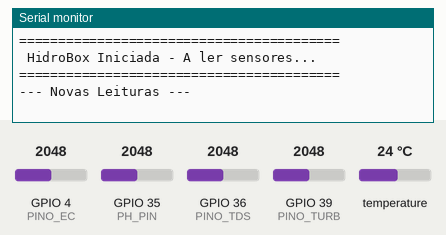
A sketch run on a simulated ESP32. Shown: the last lines printed to the serial monitor. The inputs (shaded band) are chosen by the test bench; at power-on: temperature 24 °C, GPIO 4 (PINO_EC) = 2048, GPIO 35 (PH_PIN) = 2048, GPIO 36 (PINO_TDS) = 2048, GPIO 39 (PINO_TURB) = 2048. EEPROM starts erased.

Above: at 1.2 s.
1.3 s: temperature set to 12 °C
At 1.98 s:
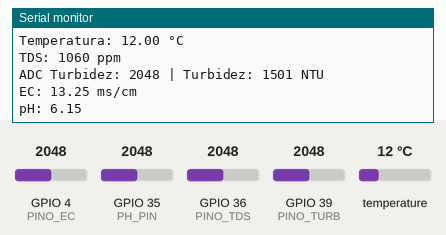
3.2 s: GPIO 4 (PINO_EC) set to 2866
At 4.5 s:
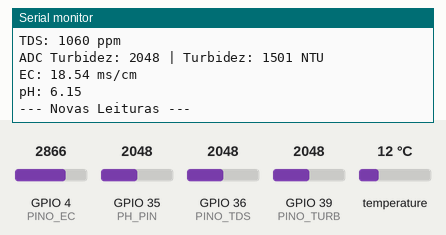
4.7 s: GPIO 35 (PH_PIN) set to 2866
At 5.6 s:
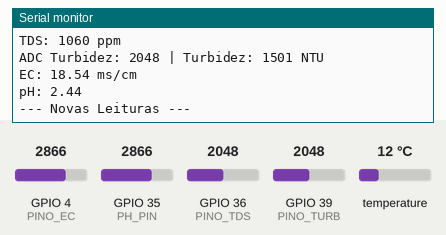
6.2 s: GPIO 36 (PINO_TDS) set to 2866
At 6.99 s:
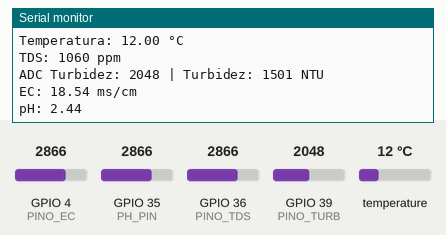
7.7 s: GPIO 39 (PINO_TURB) set to 2866
At 7.99 s:
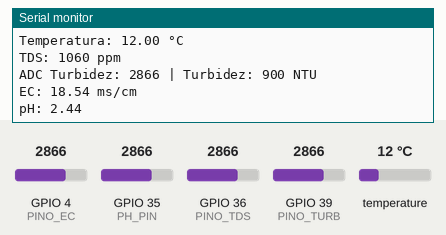
9.2 s: temperature set to 19 °C
At 10.7 s:
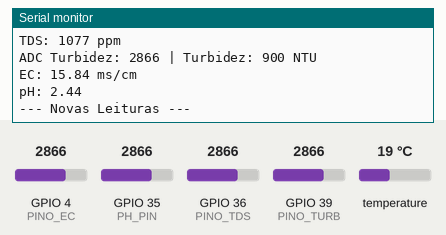
Timing chart, 0 to 11.7 s (numbered marks = the images above; inputs shaded):
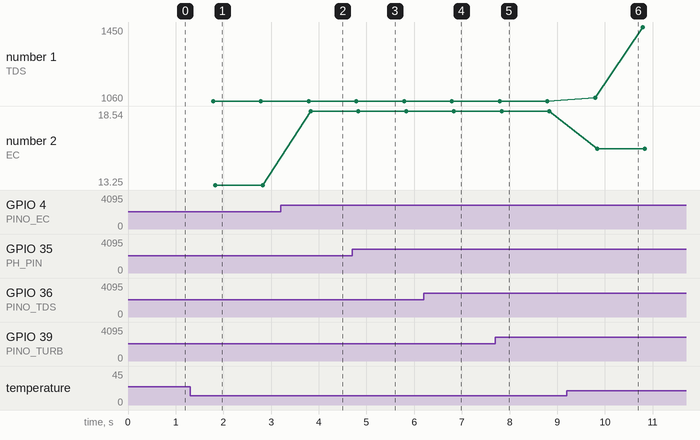

Measured:
- after the input at 1.3 s, the serial monitor: prints a new line after 0.49 s (image 1)
- after the input at 3.2 s, the serial monitor: prints a new line after 0.63 s (image 2)
- after the input at 4.7 s, the serial monitor: prints a new line after 0.13 s (image 3)
- after the input at 7.7 s, the serial monitor: prints a new line after 0.13 s (image 5)
- after the input at 9.2 s, the serial monitor: prints a new line after 0.59 s (image 6)
- plotted number 1: 1060 → 1450 after the input at 9.2 s
- plotted number 2: 13.25 → 18.54 after the input at 3.2 s, 18.54 → 15.84 after the input at 9.2 s

The sketch:

boiacompleto.ino
```cpp
#include <OneWire.h>
#include <DallasTemperature.h>
#include "Arduino.h"
#include "DFRobot_ESP_EC.h"
#include "DFRobot_ESP_PH.h"
#include <EEPROM.h>

// ====================================================================
// --- DEFINIÇÃO DOS PINOS ---
// ====================================================================
#define PINO_TEMP 14
#define PINO_TDS  36
#define PINO_TURB 39
#define PINO_EC   4
#define PH_PIN    35

// ====================================================================
// --- INSTÂNCIAS DOS SENSORES ---
// ====================================================================
OneWire oneWire(PINO_TEMP);
DallasTemperature sensors(&oneWire);

DFRobot_ESP_EC ec;
DFRobot_ESP_PH ph;

// ====================================================================
// --- VARIÁVEIS GLOBAIS E CONFIGURAÇÕES ---
// ====================================================================
// ESP32 ADC & Voltagem
#define ESPADC 4095.0   // Resolução do ESP32
#define ESPVOLTAGE 3300 // Voltagem do ESP32 em mV
#define VREF 3.3        // Voltagem máxima do ESP32 para TDS

// Variável global para a Temperatura (usada por todos os sensores)
float temperatura_agua = 25.0;

// Variáveis Turbidez
const int ADC_AGUA_LIMPA = 4090;
const int ADC_AGUA_SUJA  = 10;

// Variáveis TDS
#define SCOUNT 30
int analogBuffer[SCOUNT];    // Faltava declarar isto no teu código
int analogBufferTemp[SCOUNT];// Faltava declarar isto
int analogBufferIndex = 0;   // Faltava declarar isto
int copyIndex = 0;           // Faltava declarar isto

// Variáveis EC e pH
float voltageEC = 0;
float ecValue = 0;
float voltagePH = 0;
float phValue = 0;

void setup() {
  Serial.begin(115200);

  // Inicializa Pinos
  pinMode(PINO_TDS, INPUT);
  pinMode(PINO_TURB, INPUT);

  // Inicializa Temperatura
  sensors.begin();

  // Inicializa EEPROM, EC e pH
  EEPROM.begin(32);
  ec.begin();
  ph.begin();

  Serial.println("=========================================");
  Serial.println(" HidroBox Iniciada - A ler sensores...   ");
  Serial.println("=========================================");
}

void loop() {
  // ==================================================================
  // TAREFA 1: LEITURA RÁPIDA DO TDS (A cada 40ms, NÃO BLOQUEANTE)
  // ==================================================================
  static unsigned long analogSampleTimepoint = millis();
  if(millis() - analogSampleTimepoint > 40U) {
    analogSampleTimepoint = millis();
    analogBuffer[analogBufferIndex] = analogRead(PINO_TDS);
    analogBufferIndex++;
    if(analogBufferIndex == SCOUNT) {
      analogBufferIndex = 0;
    }
  }

  // ==================================================================
  // TAREFA 2: ATUALIZAR TODOS OS SENSORES (A cada 1000ms)
  // ==================================================================
  static unsigned long printTimepoint = millis();
  if(millis() - printTimepoint > 1000U) {
    printTimepoint = millis();

    Serial.println("\n--- Novas Leituras ---");

    // 1. TEMPERATURA (Lemos 1ª para compensar os outros sensores)
    sensors.requestTemperatures();
    float tempLida = sensors.getTempCByIndex(0);
    // Cinto de segurança: Se o sensor de temperatura falhar ou desligar, assume 25ºC
    if (tempLida > -10.0 && tempLida < 80.0) {
      temperatura_agua = tempLida;
    } else {
      temperatura_agua = 25.0;
    }
    Serial.print("Temperatura: ");
    Serial.print(temperatura_agua);
    Serial.println(" °C");

    // 2. TDS (Sólidos Dissolvidos)
    for(copyIndex = 0; copyIndex < SCOUNT; copyIndex++) {
      analogBufferTemp[copyIndex] = analogBuffer[copyIndex];
    }
    int valorMediano = getMedianNum(analogBufferTemp, SCOUNT);
    float averageVoltage = valorMediano * (float)VREF / ESPADC;
    float compensationCoefficient = 1.0 + 0.02 * (temperatura_agua - 25.0);
    float compensationVoltage = averageVoltage / compensationCoefficient;
    float tdsValue = (133.42 * pow(compensationVoltage, 3) - 255.86 * pow(compensationVoltage, 2) + 857.39 * compensationVoltage) * 0.5;
    if(averageVoltage < 0.1) tdsValue = 0;

    Serial.print("TDS: ");
    Serial.print(tdsValue, 0);
    Serial.println(" ppm");

    // 3. TURBIDEZ
    long somaAdc = 0;
    for(int i = 0; i < 20; i++) {
      somaAdc += analogRead(PINO_TURB);
      delay(2); // Reduzi o delay para não prender o código muito tempo
    }
    int adcMedio = somaAdc / 20;
    long ntu = map(adcMedio, ADC_AGUA_LIMPA, ADC_AGUA_SUJA, 0, 3000);
    ntu = constrain(ntu, 0, 3000);

    Serial.print("ADC Turbidez: ");
    Serial.print(adcMedio);
    Serial.print(" | Turbidez: ");
    Serial.print(ntu);
    Serial.println(" NTU");

    // 4. CONDUTIVIDADE (EC)
    voltageEC = analogRead(PINO_EC) / ESPADC * ESPVOLTAGE;
    ecValue = ec.readEC(voltageEC, temperatura_agua);

    Serial.print("EC: ");
    Serial.print(ecValue, 2);
    Serial.println(" ms/cm");

    // 5. pH
    voltagePH = analogRead(PH_PIN) / ESPADC * ESPVOLTAGE;
    phValue = ph.readPH(voltagePH, temperatura_agua);

    Serial.print("pH: ");
    Serial.println(phValue, 2);

    // 6. ROTINAS DE CALIBRAÇÃO (À escuta de comandos no Monitor Serial)
    ec.calibration(voltageEC, temperatura_agua);
    ph.calibration(voltagePH, temperatura_agua);
  }
}

// ====================================================================
// --- FUNÇÃO MATEMÁTICA: FILTRO MEDIANO (Para o TDS) ---
// ====================================================================
int getMedianNum(int bArray[], int iFilterLen) {
  int bTab[iFilterLen];
  for (byte i = 0; i < iFilterLen; i++)
    bTab[i] = bArray[i];
  int i, j, bTemp;
  for (j = 0; j < iFilterLen - 1; j++) {
    for (i = 0; i < iFilterLen - j - 1; i++) {
      if (bTab[i] > bTab[i + 1]) {
        bTemp = bTab[i];
        bTab[i] = bTab[i + 1];
        bTab[i + 1] = bTemp;
      }
    }
  }
  if ((iFilterLen & 1) > 0)
    bTemp = bTab[(iFilterLen - 1) / 2];
  else
    bTemp = (bTab[iFilterLen / 2] + bTab[iFilterLen / 2 - 1]) / 2;
  return bTemp;
}
```
